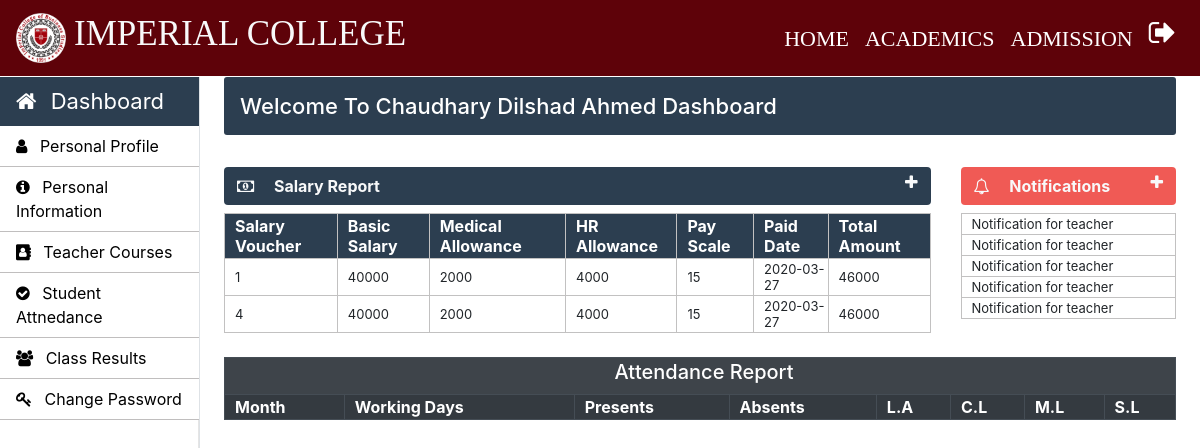
The page /teacher/teacher-index.php (signed in) on the database its author committed.
### tables this page shows
CREATE TABLE `teacher_info` (
  `teacher_id` int(11) NOT NULL,
  `first_name` varchar(30) NOT NULL,
  `middle_name` varchar(30) NOT NULL,
  `last_name` varchar(30) NOT NULL,
  `father_name` varchar(50) NOT NULL,
  `email` varchar(30) NOT NULL,
  `phone_no` varchar(11) NOT NULL,
  `profile_image` blob NOT NULL,
  `teacher_status` varchar(10) NOT NULL,
  `application_status` varchar(10) NOT NULL,
  `cnic` varchar(15) NOT NULL,
  `dob` varchar(15) NOT NULL,
  `other_phone` int(11) NOT NULL,
  `gender` varchar(10) NOT NULL,
  `permanent_address` varchar(100) NOT NULL,
  `current_address` varchar(100) NOT NULL,
  `place_of_birth` varchar(50) NOT NULL,
  `matric_complition_date` varchar(10) NOT NULL,
  `matric_awarded_date` varchar(10) NOT NULL,
  `matric_certificate` varchar(100) NOT NULL,
  `fa_complition_date` varchar(10) NOT NULL,
  `fa_awarded_date` varchar(10) NOT NULL,
  `fa_certificate` varchar(100) NOT NULL,
  `ba_complition_date` varchar(10) NOT NULL,
  `ba_awarded_date` varchar(10) NOT NULL,
  `ba_certificate` varchar(100) NOT NULL,
  `ma_complition_date` varchar(10) NOT NULL,
  `ma_awarded_date` varchar(100) NOT NULL,
  `ma_certificate` varchar(101) NOT NULL,
  `last_qualification` varchar(20) NOT NULL,
  `state` varchar(20) NOT NULL,
  `hire_date` varchar(10) NOT NULL
);

CREATE TABLE `teacher_salary_report` (
  `salary_id` int(11) NOT NULL,
  `teacher_id` int(11) NOT NULL,
  `total_amount` int(11) NOT NULL,
  `status` varchar(11) NOT NULL,
  `paid_date` timestamp NOT NULL DEFAULT current_timestamp() ON UPDATE current_timestamp()
);

CREATE TABLE `teacher_salary_allowances` (
  `teacher_id` int(11) NOT NULL,
  `basic_salary` int(11) NOT NULL,
  `medical_allowance` int(11) NOT NULL,
  `hr_allowance` int(11) NOT NULL,
  `scale` int(11) NOT NULL
);

### Teacher/teacher-index.php (the view, shortened to what this page needs)
 <?php
		require_once "../connection/connection.php";
	?>
<?php
	$teacher_email=$_SESSION['LoginTeacher'];
?>
<html lang="en">
	<head>
	</head>
	<body>
		<?php include('../common/common-header.php') ?>
		<?php include('../common/teacher-sidebar.php') ?>
		<main role="main" class="col-xl-10 col-lg-9 col-md-8 ml-sm-auto px-md-4 main-background mb-2 w-100">
			<div class="sub-main">
				<div class="text-center d-flex flex-wrap flex-md-nowrap pt-3 pb-2 mb-3 text-white admin-dashboard pl-3">
					<h4 class="">Welcome To <?php $roll_no=$_SESSION['LoginTeacher'];
					$query="select * from teacher_info where email='$teacher_email'";
					$run=mysqli_query($con,$query);
					while ($row=mysqli_fetch_array($run)) {
						echo $row['first_name']." ".$row['middle_name']." ".$row['last_name'];
					}
					?> Dashboard </h4> </h4>
				</div>
				<div class="row">
					<div class="col-lg-9 col-md-12">
						<div>
							<section class="mt-3">
								<div class="btn btn-block table-three text-light d-flex">
									<span class="font-weight-bold"><i class="fa fa-money mr-3" aria-hidden="true"></i> Salary Report</span>
									<a href="" class="ml-auto" data-toggle="collapse" data-target="#collapsetwo"><i class="fa fa-plus text-light" aria-hidden="true"></i></a>
								</div>
								<div class="collapse show mt-2" id="collapsetwo">
									<table class="w-100 table-elements table-three-tr"cellpadding="2">
										<tr class="pt-5 table-three text-white" style="height: 32px;">
											<th>Salary Voucher</th>
											<th>Basic Salary</th>
											<th>Medical Allowance</th>
											<th>HR Allowance</th>
											<th>Pay Scale</th>
											<th>Paid Date</th>
											<th>Total Amount</th>
										</tr>
										<?php
											$teacher_id=$_SESSION['teacher_id'];
											$query="select salary_id,basic_salary,medical_allowance,hr_allowance,scale,Date(paid_date) as paid_date,total_amount from teacher_salary_allowances inner join teacher_salary_report on teacher_salary_allowances.teacher_id=teacher_salary_report.teacher_id where teacher_salary_allowances.teacher_id='$teacher_id'";
											$run=mysqli_query($con,$query);
											while ($row=mysqli_fetch_array($run)) { ?>
												<tr>
													<td><?php echo $row['salary_id'] ?></td>
													<td><?php echo $row['basic_salary'] ?></td>
													<td><?php echo ($row['basic_salary']*$row['medical_allowance']/100) ?></td>
													<td><?php echo ($row['basic_salary']*$row['hr_allowance']/100) ?></td>
													<td><?php echo $row['scale'] ?></td>
													<td><?php echo $row['paid_date'] ?></td>
													<td><?php echo $row['total_amount'] ?></td>
												</tr>
											<?php
											}
										?>
									</table>
								</div>
							</section>
						</div>
					</div>
					<div class="col-lg-3 col-md-12">
						<div>
							<section class="mt-3">
								<div class="btn btn-block table-one text-light d-flex">
									<span class="font-weight-bold"><i class="fa fa-bell-o mr-3" aria-hidden="true"></i> Notifications</span>
									<a href="" class="ml-auto" data-toggle="collapse" data-target="#collapsethree"><i class="fa fa-plus text-light" aria-hidden="true"></i></a>
								</div>
								<div class="collapse show mt-2" id="collapsethree">
									<table class="w-100 table-elements table-one-tr"cellpadding="2">
										<tr>
											<td>Notification for teacher</td>
										</tr>
										<tr>
											<td>Notification for teacher</td>
										</tr>
										<tr>
											<td>Notification for teacher</td>
										</tr>
										<tr>
											<td>Notification for teacher</td>
										</tr>
										<tr>
											<td>Notification for teacher</td>
										</tr>
									</table>
								</div>
							</section>
						</div>
					</div>
				</div>
				<div class="row">
					<div class="col-md-12 mt-4">
						<table class="w-100 table-striped table-hover table-dark"cellpadding="2" >
							<tr>
								<td colspan="12" class="text-center text-white"><h5>Attendance Report</h5></td>
							</tr>
							<tr>
								<th>Month</th>
								<th>Working Days</th>
								<th>Presents</th>
								<th>Absents</th>
								<th>L.A</th>
								<th>C.L</th>
								<th>M.L</th>
								<th>S.L</th>
							</tr>
						</table>
					</div>
				</div>
			</div>
		</main>
	</body>
</html>

### Css/style.css (style rules this page uses)
h4 { font-size: 22px; }
.admin-dashboard { margin-top: 1px !important; background: #2c3e50 !important; border-radius: 3px; }
.table-elements tr, td, th { font-size: 13px; border: 1px solid rgb(194, 193, 193); padding-left: 10px !important; }
.table-one { background: #eb1811b6; }
.table-three { background: #2c3e50 !important; }
.table-font-for-transcript td, th { font-size: 16px !important; }

### rows shown on the page
teacher_info: first_name "Chaudhary", middle_name "Dilshad", last_name "Ahmed"
teacher_salary_report: salary_id "1", teacher.basic_salary "40000", $row['basic_salary']*$row['medical_allowance']/100 "2000", $row['basic_salary']*$row['hr_allowance']/100 "4000", teacher.scale "15", paid_date "2020-03-27", total_amount "46000"
teacher_salary_report: salary_id "4", teacher.basic_salary "40000", $row['basic_salary']*$row['medical_allowance']/100 "2000", $row['basic_salary']*$row['hr_allowance']/100 "4000", teacher.scale "15", paid_date "2020-03-27", total_amount "46000"
